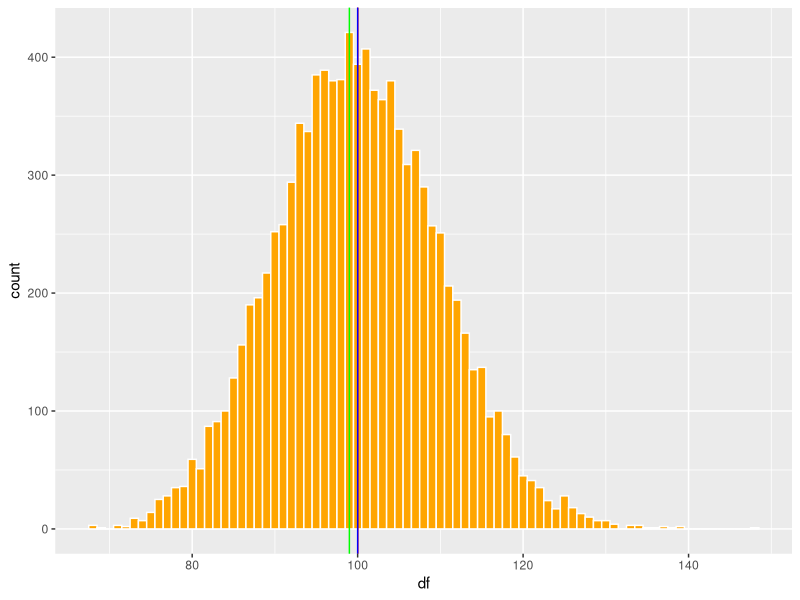
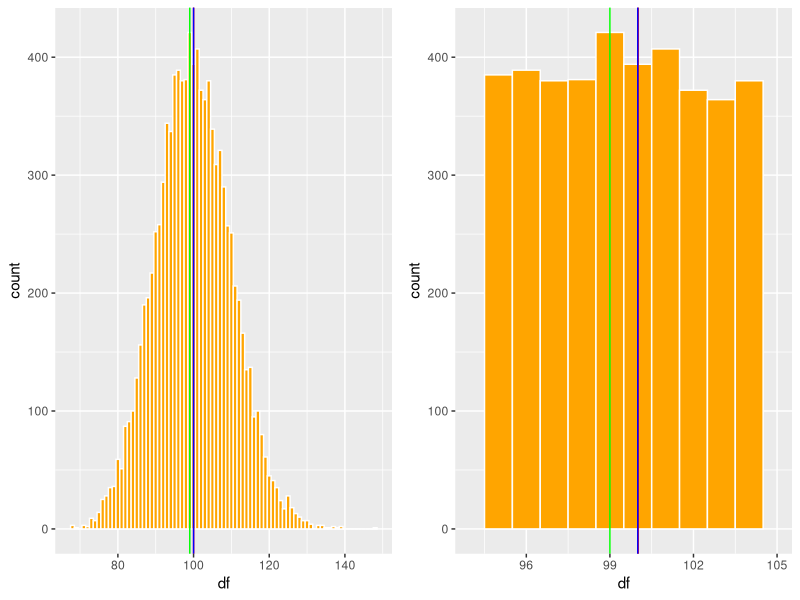
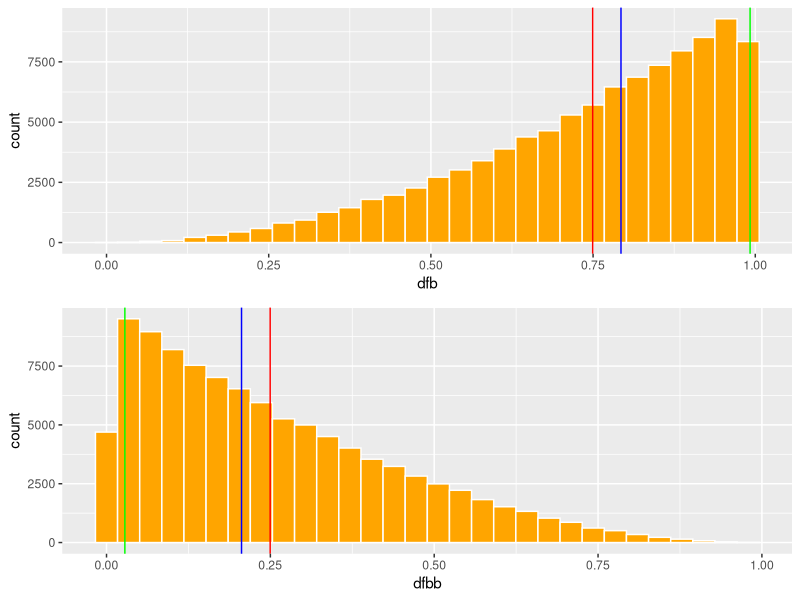
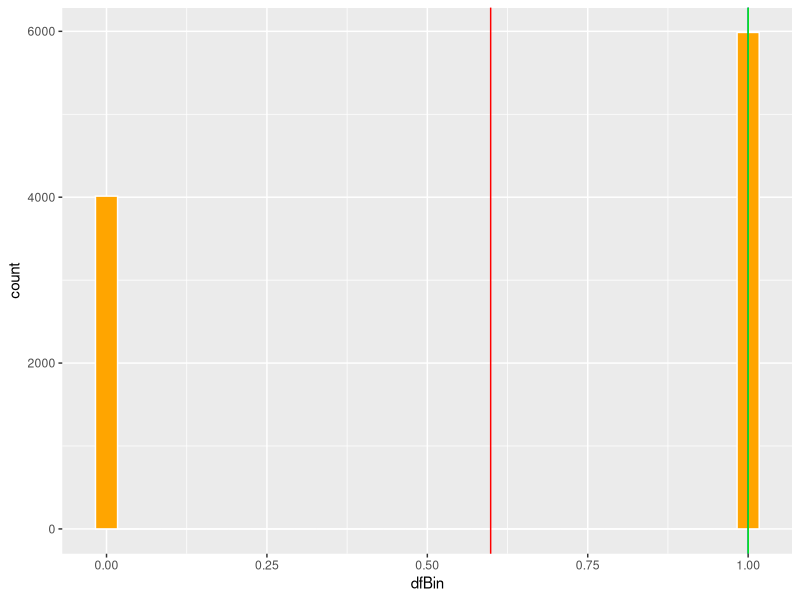

Generate these figures, in order, with R:
## ---- chunk 1
knitr::opts_chunk$set(echo = TRUE, warning=FALSE, message = FALSE)
## ---- chunk 2

Sys.Date()
## ---- chunk 3
library(ggplot2)
library(Hmisc)
library(gridExtra) # Un paquete para organizar las figuras de ggplot2
library(statip)
## ---- chunk 4
x=c(0,1,2,3,4,5,6,7,8,9,10)

mean(x)

## ---- chunk 5
x=c(0,1,2,3,4,5,6,7,8,9,1000)
sum(x)/length(x)
mean(x)

## ---- chunk 6
b=c(247,0,3,43626,26,23,1,2,4,5,24,6,7)
b=sort(b)
length(b)
median(b)
## ---- chunk 7
b=c(247,0,3,43626,26,23,1,2,4,5,24,6,7,7)
b=sort(b)
b
median(b)
## ---- chunk 8
library(statip)
## ---- chunk 9
statip::mfv(b)
## ---- chunk 10
df=rpois(10000, 100)
df1=data.frame(df)
head(df1, n=2)
## ---- chunk 11
library(statip)
#mean(df1$df)
#median(df1$df)
#statip::mfv(df1$df)
## ---- chunk 12

pro=mean(df1$df)
med=median(df1$df)
mod=statip::mfv(df1$df)
## ---- chunk 13
a=ggplot(df1, aes(df))+
  geom_histogram(fill="orange", colour="white", binwidth = 1)+
  geom_vline(aes(xintercept = pro), colour="red")+
  geom_vline(aes(xintercept = med), colour="blue")+
  geom_vline(aes(xintercept = mod), colour="green")+
  theme(legend.position = "none")
a
## ---- chunk 14
b=ggplot(df1, aes(df))+
  geom_histogram(fill="orange", colour="white", binwidth = 1)+
  geom_vline(aes(xintercept = pro), colour="red")+
  geom_vline(aes(xintercept = med), colour="blue")+
  geom_vline(aes(xintercept = mod), colour="green")+
  xlim(94,105)+
  theme(legend.position = "none")

## ---- chunk 15
gridExtra::grid.arrange(a,b, ncol=2)
## ---- chunk 16
dfb= round(rbeta(100000, 3,1, ncp = 0),3)
dfb=data.frame(dfb)
head(dfb)
dfbb= round(rbeta(100000, 1,3, ncp = 0),3)
dfbb=data.frame(dfbb)

## ---- chunk 17
mea=mean(dfb$dfb)
med=median(dfb$dfb)
mod=statip::mfv(dfb$dfb)

meab=mean(dfbb$dfbb)
medb=median(dfbb$dfbb)
modb=statip::mfv(dfbb$dfbb)


c=ggplot(dfb, aes(dfb))+
  geom_histogram(fill="orange", colour="white")+
  geom_vline(aes(xintercept = mea), colour="red")+
  geom_vline(aes(xintercept = med), colour="blue")+
  geom_vline(aes(xintercept = mod), colour="green")+
  theme(legend.position = "none")

d=ggplot(dfbb, aes(dfbb))+
  geom_histogram(fill="orange", colour="white")+
  geom_vline(aes(xintercept = meab), colour="red")+
  geom_vline(aes(xintercept = medb), colour="blue")+
  geom_vline(aes(xintercept = modb), colour="green")+
  theme(legend.position = "none")

grid.arrange(c,d, ncol=1)
## ---- chunk 18
dfBin=replicate(10000,rbinom(length(.6), size=1,prob =0.6))
dfBin=data.frame(dfBin)
head(dfBin)
## ---- chunk 19
mea=mean(dfBin$dfBin)
med=median(dfBin$dfBin)
mod=mfv(dfBin$dfBin)
mea


ggplot(dfBin, aes(dfBin))+
  geom_histogram(fill="orange", colour="white")+
  geom_vline(aes(xintercept = mea), colour="red")+
  geom_vline(aes(xintercept = med), colour="blue")+
  geom_vline(aes(xintercept = mod), colour="green")+
  theme(legend.position = "none")
